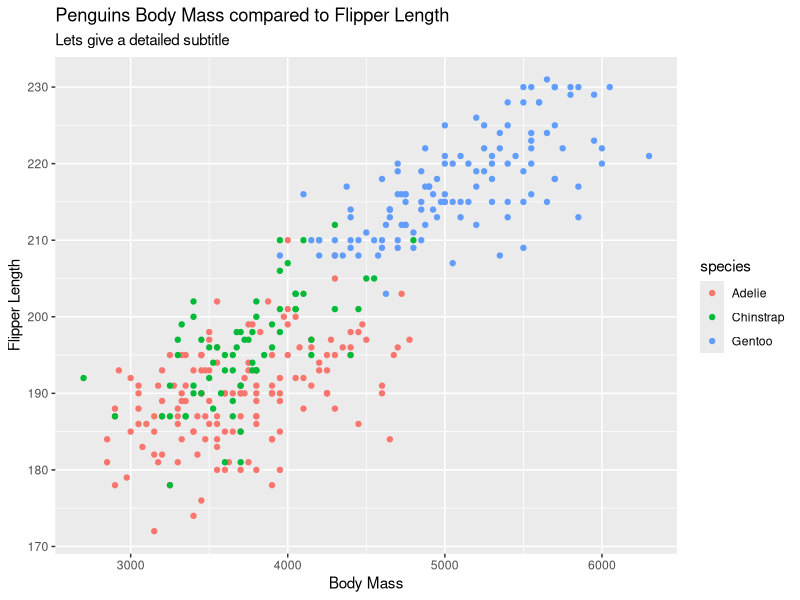

R code for this plot:
## ---- chunk 1
#| label: setup
#| message: false
library(tidyverse)
library(palmerpenguins)
## ---- chunk 2
#| label: make-plot
#| warning: false
penguins |> 
  ggplot(aes(x = body_mass_g, y = flipper_length_mm, color = species)) +
    geom_point() +
    labs(title = "Penguins Body Mass compared to Flipper Length", 
         subtitle= "Lets give a detailed subtitle",
         x = "Body Mass", 
         y = "Flipper Length")
